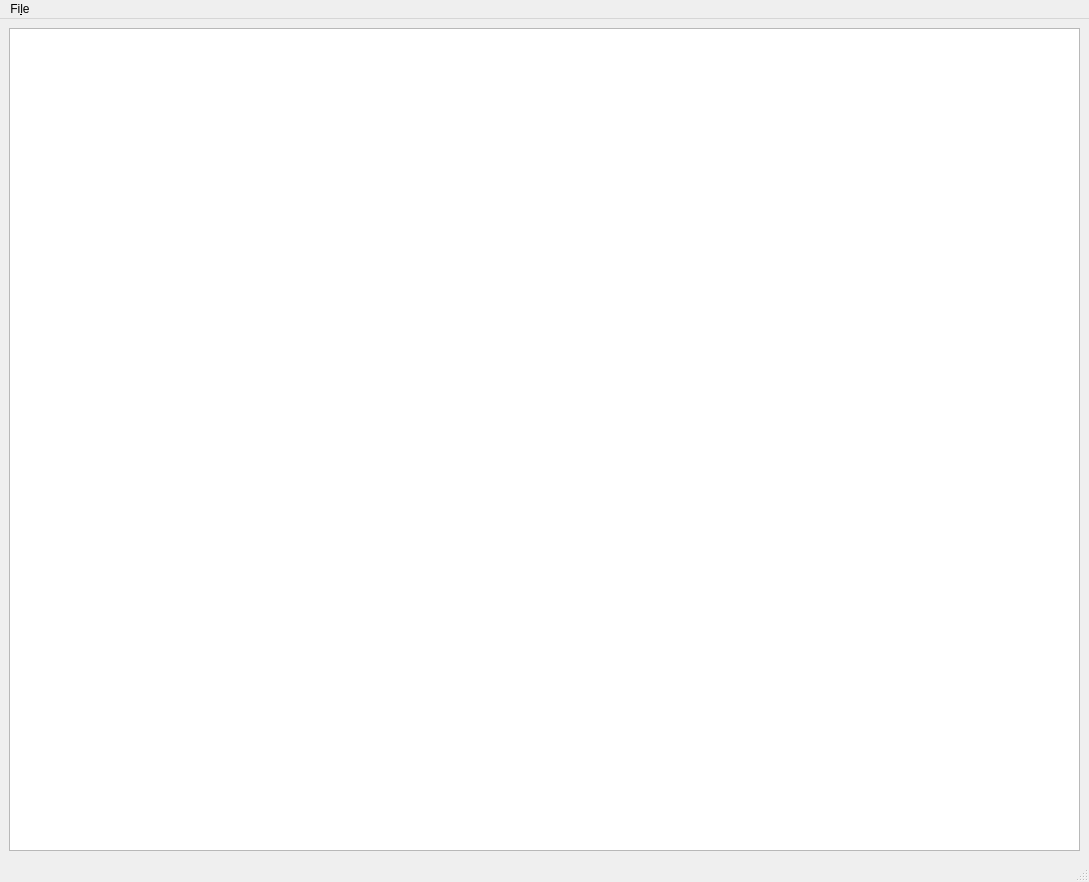
<?xml version="1.0" encoding="UTF-8"?>
<ui version="4.0">
 <class>QtestceplibFileIOMainWindow</class>
 <widget class="QMainWindow" name="QtestceplibFileIOMainWindow">
  <property name="geometry">
   <rect>
    <x>0</x>
    <y>0</y>
    <width>1089</width>
    <height>882</height>
   </rect>
  </property>
  <property name="windowTitle">
   <string>Test ceplib File IO</string>
  </property>
  <widget class="QWidget" name="centralwidget">
   <layout class="QGridLayout" name="gridLayout">
    <item row="0" column="0">
     <widget class="QPlainTextEdit" name="m_Messages">
      <property name="readOnly">
       <bool>true</bool>
      </property>
     </widget>
    </item>
   </layout>
  </widget>
  <widget class="QMenuBar" name="menubar">
   <property name="geometry">
    <rect>
     <x>0</x>
     <y>0</y>
     <width>1089</width>
     <height>25</height>
    </rect>
   </property>
   <widget class="QMenu" name="m_FileMenu">
    <property name="title">
     <string>Fi&amp;le</string>
    </property>
    <addaction name="m_ActionReadDataObjects"/>
    <addaction name="m_ActionWriteDataObjects"/>
    <addaction name="m_ActionReadSettings"/>
    <addaction name="m_ActionWriteSettings"/>
    <addaction name="m_ActionLoadImage"/>
    <addaction name="m_ActionLoadTIFFImage"/>
   </widget>
   <addaction name="m_FileMenu"/>
  </widget>
  <widget class="QStatusBar" name="statusbar"/>
  <action name="m_ActionReadSettings">
   <property name="text">
    <string>&amp;Read Settings...</string>
   </property>
   <property name="toolTip">
    <string>Read Settings</string>
   </property>
  </action>
  <action name="m_ActionWriteSettings">
   <property name="text">
    <string>&amp;Write Settings...</string>
   </property>
   <property name="toolTip">
    <string>Write Settings</string>
   </property>
  </action>
  <action name="m_ActionLoadTIFFImage">
   <property name="text">
    <string>Load TIFF &amp;Image...</string>
   </property>
  </action>
  <action name="m_ActionLoadImage">
   <property name="text">
    <string>&amp;Load Image...</string>
   </property>
  </action>
  <action name="m_ActionReadDataObjects">
   <property name="text">
    <string>Read Data Objects...</string>
   </property>
  </action>
  <action name="m_ActionWriteDataObjects">
   <property name="text">
    <string>Write Data Objects...</string>
   </property>
  </action>
 </widget>
 <resources/>
 <connections/>
</ui>
